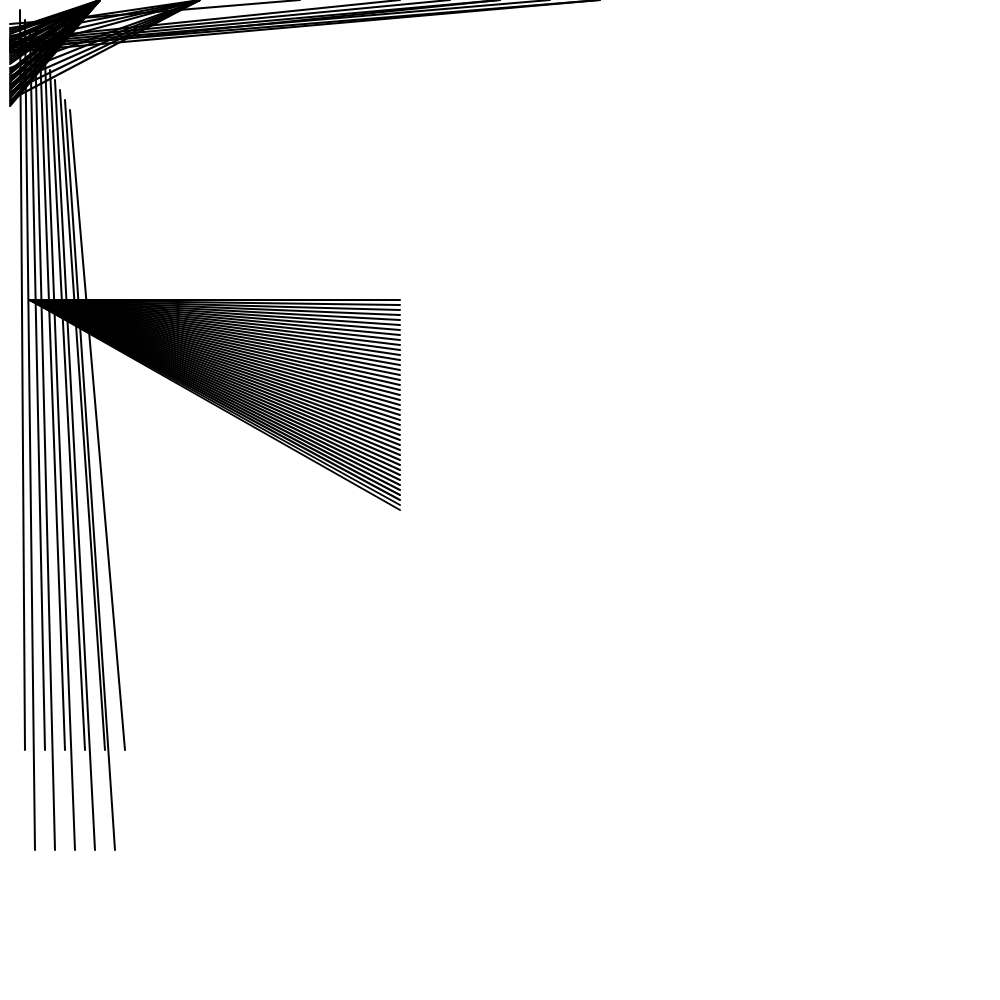
Frame 1 (no input)
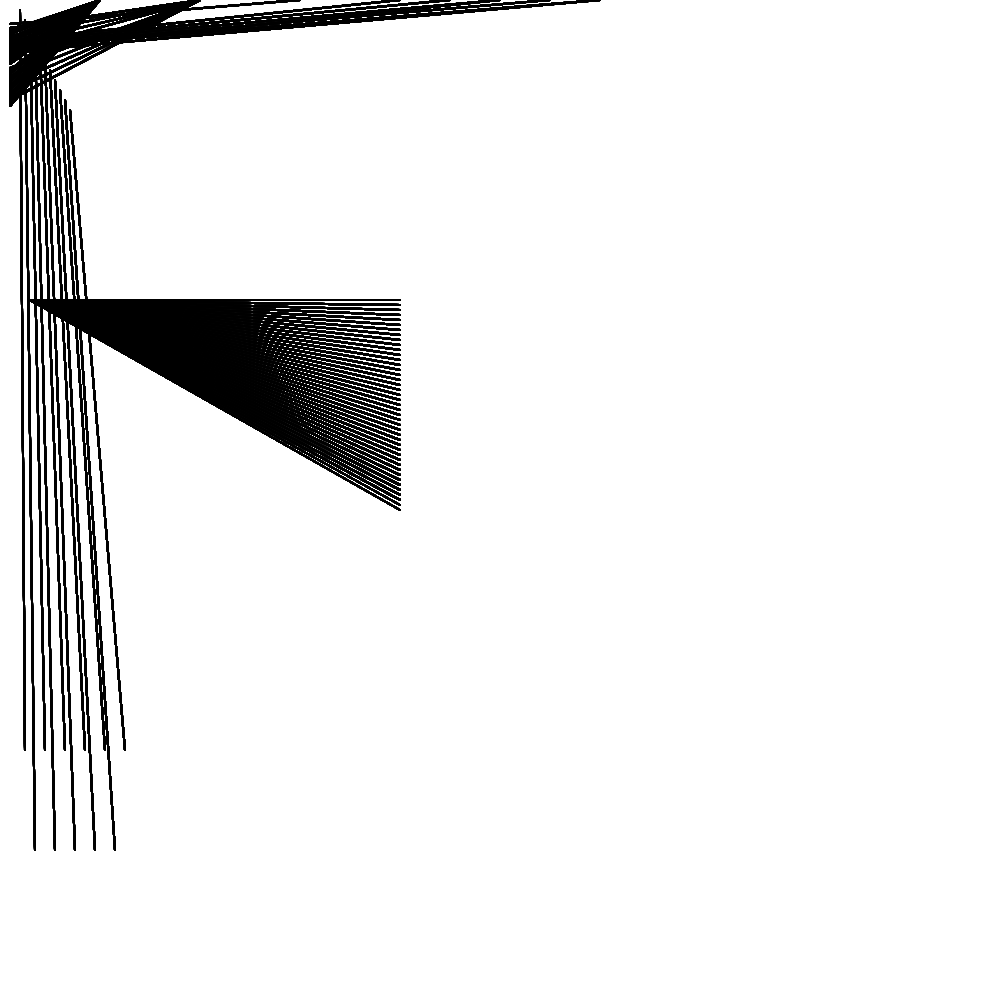
Frame 60 (no input)
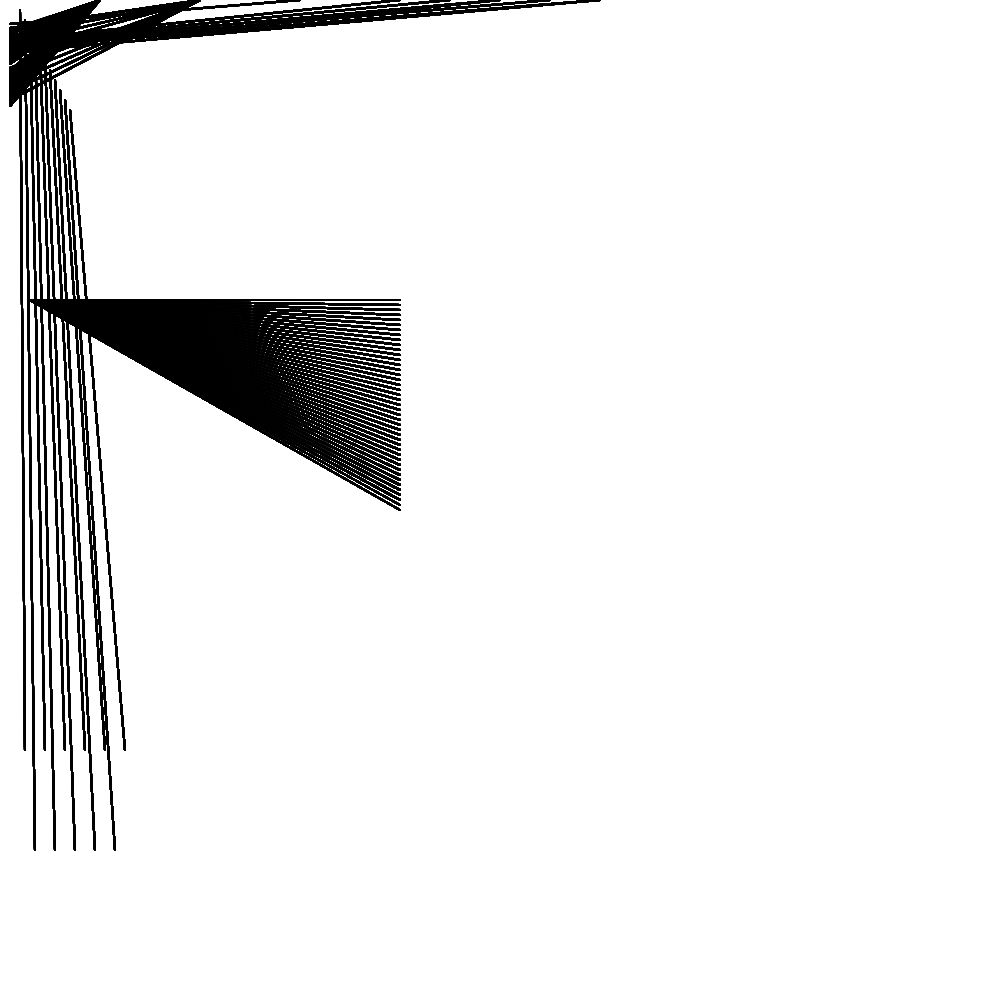
Frame 120 (the mouse pressed at the canvas centre since frame 60)

The p5.js sketch that drew these frames (run headless with seeded random() and noise() and a simulated clock; from frame 60 on, the mouse is pressed at the canvas centre):

// p5.js sketch
// ── sketch.js


function setup () {
    c = createCanvas(1000,1000)
    strokeWeight(2)

    
    

}


function draw() {
  line (20,10,25,750)
  line (25,20,35,850)
  line (30,30,45,750)
  line (35,40,55,850)
  line (40,50,65,750)
  line (45,60,75,850)
  line (50,70,85,750)
  line (55,80,95,850)
  line (60,90,105,750)
  line (65,100,115,850)
  line (70,110,125,750)
  line (400,0,10,40)
  line (450,0,10,42)
  line (500,0,10,44)
  line (550,0,10,46)
  line (600,0,10,48)
  line (500,0,10,50)
  line (600,0,10,52)
  line (300,0,10,24)
  line (200,0,10,28)
  line (100,0,10,30)
  line (100,0,10,32)
  line (100,0,10,34)
  line (200,0,10,36)
  line (100,0,10,38)
  line (100,0,10,40)
  line (100,0,10,42)
  line (200,0,10,44)
  line (100,0,10,46)
  line (100,0,10,48)
  line (100,0,10,50)
  line (200,0,10,52)
  line (100,0,10,54)
  line (100,0,10,56)
  line (100,0,10,58)
  line (100,0,10,60)
  line (100,0,10,62)
  line (100,0,10,64)
  line (200,0,10,68)
  line (100,0,10,70)
  line (100,0,10,72)
  line (100,0,10,74)
  line (200,0,10,76)
  line (100,0,10,78)
  line (100,0,10,80)
  line (100,0,10,82)
  line (200,0,10,84)
  line (100,0,10,86)
  line (100,0,10,88)
  line (100,0,10,90)
  line (200,0,10,92)
  line (100,0,10,94)
  line (100,0,10,96)
  line (100,0,10,98)
  line (200,0,10,100)
  line (100,0,10,102)
  line (100,0,10,104)
  line (100,0,10,106)

  line(400, 300, 30, 300)
  line(400, 305, 30, 300)
  line(400, 310, 30, 300)
  line(400, 315, 30, 300)
  line(400, 320, 30, 300)
  line(400, 325, 30, 300)
  line(400, 330, 30, 300)
  line(400, 335, 30, 300)
  line(400, 340, 30, 300)
  line(400, 345, 30, 300)
  line(400, 350, 30, 300)
  line(400, 355, 30, 300)
  line(400, 360, 30, 300)
  line(400, 365, 30, 300)
  line(400, 370, 30, 300)
  line(400, 375, 30, 300)
  line(400, 380, 30, 300)
  line(400, 385, 30, 300)
  line(400, 390, 30, 300)
  line(400, 395, 30, 300)
  line(400, 400, 30, 300)
  line(400, 405, 30, 300)
  line(400, 410, 30, 300)
  line(400, 415, 30, 300)
  line(400, 420, 30, 300)
  line(400, 425, 30, 300)
  line(400, 430, 30, 300)
  line(400, 435, 30, 300)
  line(400, 440, 30, 300)
  line(400, 445, 30, 300)
  line(400, 450, 30, 300)
  line(400, 455, 30, 300)
  line(400, 460, 30, 300)
  line(400, 465, 30, 300)
  line(400, 470, 30, 300)
  line(400, 475, 30, 300)
  line(400, 480, 30, 300)
  line(400, 485, 30, 300)
  line(400, 490, 30, 300)
  line(400, 495, 30, 300)
  line(400, 500, 30, 300)
  line(400, 505, 30, 300)
  line(400, 510, 30, 300)



}
